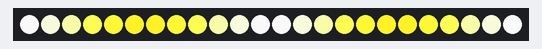
Bench run of a sketch on a simulated ESP8266 (NodeMCU). Parts: 24 RGB LEDs in strip order, left to right.

Above: at 1.1 s.
At 10.1 s:
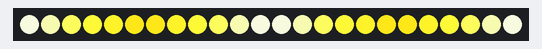
At 19.1 s:
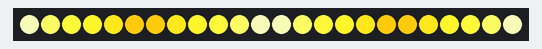
At 38.1 s:
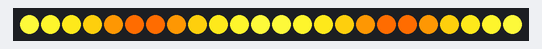

The sketch:

led_map.ino
```cpp
// FASTLED to control the lights
#include <FastLED.h>

#define NUM_LEDS 24
#define DATA_PIN D7
CRGB leds[NUM_LEDS];
#define COLOR_ORDER GRB

// Top to bototm, left to right
unsigned int led_map[ 6 ][ 4 ] = { { 19, 18, 7, 6 }, { 20, 17, 8, 5}, { 21, 16, 9, 4 }, { 22, 15, 10, 3 }, { 23, 14, 11,  2 }, { 24, 13, 12, 1 } };
unsigned int colorIndex = 0;
unsigned int brightness = 255;


//Rainbow/Sunset settings
unsigned int color_step = 10; // number to increment the color index between each row, higher, more dramatic the gradient, lower, less gradient
unsigned long last_time = 0;  // ms, used for update frequency
unsigned long update_time = 1000;

CRGBPalette16 sunset_palette;

/*
const TProgmemPalette16 SunsetColors PROGMEM =
{
    CRGB(235, 235, 235), // 'white' is too bright compared to red and blue
    CRGB(238, 243, 195),
    CRGB(245, 244, 65),
    CRGB(251, 242, 43),
    CRGB(253, 223, 17),
    CRGB(253, 180, 0),
    CRGB(254, 167, 0),
    CRGB(255, 148, 0),
    CRGB(255, 100, 34),
    CRGB(255, 68, 100),
    CRGB(255, 21, 204),
    CRGB(255, 0, 255),
    CRGB(206, 0, 255),
    CRGB(121, 0, 255),
    CRGB(0, 0, 255),
    CRGB(0, 0, 255)
};
*/

void setup() {
  // put your setup code here, to run once:
  //FastLED setup
  FastLED.addLeds<WS2811, DATA_PIN, COLOR_ORDER>(leds, NUM_LEDS);

  // Temporary correciton -- replace the original definition for perma-fix
  for (int row = 0; row < 6; row++) {
    for (int col = 0; col < 4; col++) {
      led_map[row][col] = led_map[row][col] - 1;
    }
  }

  // Testing a setup of a color pallete
  sunset_palette = CRGBPalette16(
    CRGB(235, 235, 235), // 'white' is too bright compared to red and blue
    CRGB(238, 243, 195),
    CRGB(245, 244, 65),
    CRGB(251, 242, 43),
    CRGB(253, 223, 17),
    CRGB(253, 134, 0),
    CRGB(254, 76, 0),
    CRGB(255, 50, 0),
    CRGB(255, 42, 30),
    CRGB(255, 22, 108),
    CRGB(255, 10, 204),
    CRGB(255, 0, 255),
    CRGB(206, 0, 255),
    CRGB(121, 0, 255),
    CRGB(0, 0, 255),
    CRGB(0, 0, 255)
    );
}

void loop() {
  // put your main code here, to run repeatedly:
  runSunColors();

}


void runSunColors() {


  unsigned long this_time = millis();

  if ((this_time - last_time) > update_time) {
    for (int row = 0; row < 6; row++) {
      for (int col = 0; col < 4; col++) {
        leds[led_map[row][col]] = ColorFromPalette( sunset_palette, (colorIndex + (5-row)*color_step) % 256, brightness, LINEARBLEND);
      }
    }

    colorIndex = colorIndex + 1 % 256;

    FastLED.show();
    last_time = this_time;
  }
}
```
